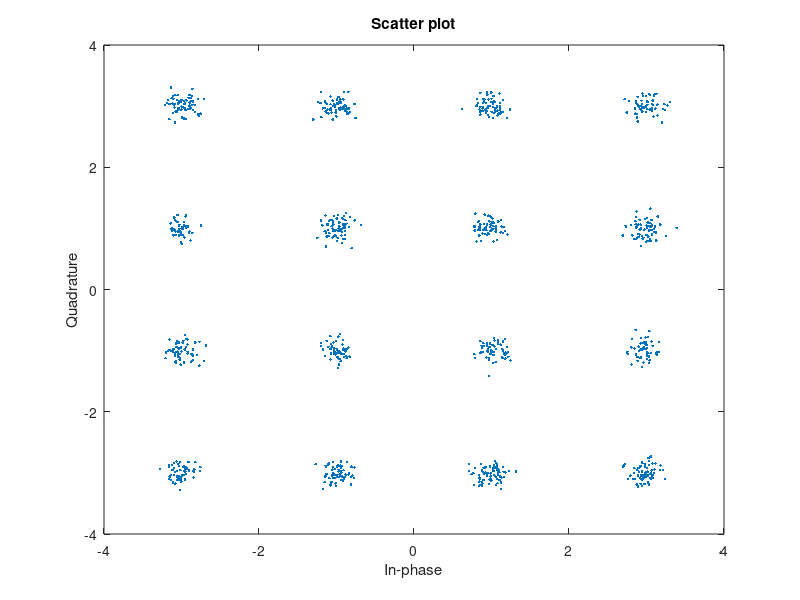

Here is the MATLAB script that generated this plot:
%MODULADOR 16-QAM y 32-QAM

%M = 32; %cambie 32 por 16
%d = [0:M-1];
%y = qammod(d,M);
%scatterplot(y);

%%
%Modulador 16-QAM CON RUIDO-----------------------------------------------
clc;clear;close all;
M = 16;
N=4000;
x = randi([0,1],1,N);
vectory=[];
for i=1:4:length(x)
    if x(i)==0 && x(i+1)==0 && x(i+2)==1 && x(i+3)==0
        y=-3+1j*3;
    elseif x(i)==0 && x(i+1)==1 && x(i+2)==1 && x(i+3)==0
        y=-1+1j*3;
    elseif x(i)==0 && x(i+1)==0 && x(i+2)==1 && x(i+3)==1
        y=-3+1j*1;
    elseif x(i)==0 && x(i+1)==1 && x(i+2)==1 && x(i+3)==1
        y=-1+1j*1;
    elseif x(i)==1 && x(i+1)==1 && x(i+2)==1 && x(i+3)==0
        y=1+1j*3;
    elseif x(i)==1 && x(i+1)==0 && x(i+2)==1 && x(i+3)==0
        y=3+1j*3;
    elseif x(i)==1 && x(i+1)==1 && x(i+2)==1 && x(i+3)==1
        y=1+1j*1;
    elseif x(i)==1 && x(i+1)==0 && x(i+2)==1 && x(i+3)==1
        y=3+1j*1;
    elseif x(i)==0 && x(i+1)==0 && x(i+2)==0 && x(i+3)==1
        y=-3-1j*1;
    elseif x(i)==0 && x(i+1)==1 && x(i+2)==0 && x(i+3)==1
        y=-1-1j*1;
    elseif x(i)==0 && x(i+1)==0 && x(i+2)==0 && x(i+3)==0
        y=-3-1j*3;
    elseif x(i)==0 && x(i+1)==1 && x(i+2)==0 && x(i+3)==0
        y=-1-1j*3;
    elseif x(i)==1 && x(i+1)==1 && x(i+2)==0 && x(i+3)==1
        y=1-1j*1;
    elseif x(i)==1 && x(i+1)==0 && x(i+2)==0 && x(i+3)==1
        y=3-1j*1;
    elseif x(i)==1 && x(i+1)==1 && x(i+2)==0 && x(i+3)==0
        y=1-1j*3;
    elseif x(i)==1 && x(i+1)==0 && x(i+2)==0 && x(i+3)==0
        y=3-1j*3;
    end
    vectory=[vectory y];
end

%scatterplot(yy)

ruido=10; %RUIDO
rud=10^(ruido/10);
n=(1/sqrt(2))*[randn(1,length(vectory))+sqrt(-1)*randn(1,length(vectory))];
clc=sqrt(1/((log2(M))*rud));
d=vectory+clc*n;

scatterplot(d)

%%Modulador 16-QAM CON RUIDO-----------------------------------------------

